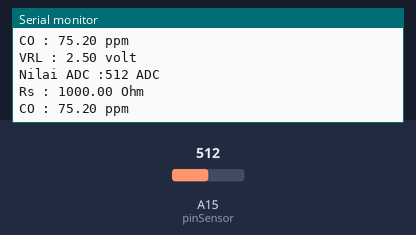
Bench run of a sketch on a simulated Arduino Mega 2560, built with avr-gcc and run on an emulated ATmega2560. On the bench: the last lines printed to the serial monitor. The inputs (shaded band) are chosen by the test bench; at power-on: A15 (pinSensor) = 512.

Above: at 3.8 s.
3.9 s: A15 (pinSensor) set to 0
At 6.6 s:
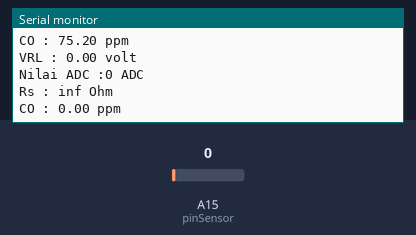
10.5 s: A15 (pinSensor) set to 122
At 12.8 s:
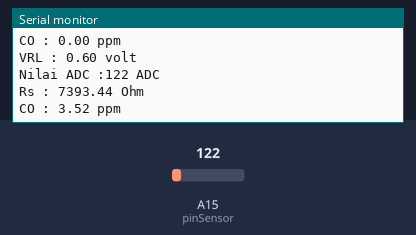
Timing chart, 0 to 14.3 s (numbered marks = the images above; inputs shaded):
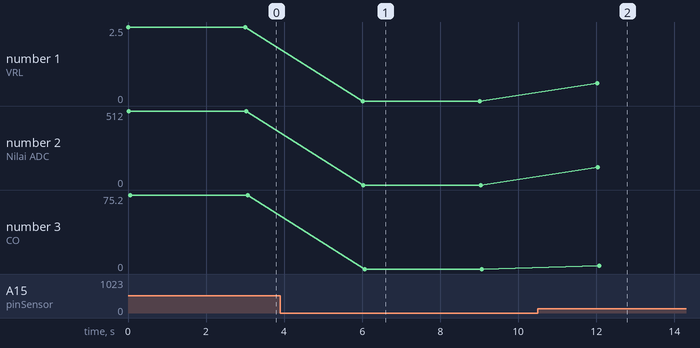

The sketch:

Sketch_CO.ino
```cpp
#define pinSensor A15 // mendefinisikan bahwa pin yang digunakan
                     // untuk membaca sensor adalah pin A0
int sensorvalue;

void setup()
{
 Serial.begin(9600);
}

long RL = 1000; // 1000 Ohm
long Ro = 830; // 830 ohm ( SILAHKAN DISESUAIKAN)

void loop()
{
 sensorvalue = analogRead(pinSensor); // membaca nilai ADC dari sensor
 float VRL= sensorvalue*5.00/1024;  // mengubah nilai ADC ( 0 - 1023 ) menjadi nilai voltase ( 0 - 5.00 volt )
 Serial.print("VRL : ");
 Serial.print(VRL);
 Serial.println(" volt");
 Serial.print("Nilai ADC :");
 Serial.print(sensorvalue);
 Serial.println(" ADC");

 float Rs = ( 5.00 * RL / VRL ) - RL;
 Serial.print("Rs : ");
 Serial.print(Rs);
 Serial.println(" Ohm");

 float ppm = 100 * pow(Rs / Ro,-1.53); // ppm = 100 * ((rs/ro)^-1.53);
 Serial.print("CO : ");
 Serial.print(ppm);
 Serial.println(" ppm");

 Serial.println();
 delay(3000);
}
```

Measured:
- after the input at 3.9 s, the serial monitor: prints a new line after 2.1 s (image 1)
- after the input at 10.5 s, the serial monitor: prints a new line after 1.5 s (image 2)
- plotted number 1: 2.5 → 0 after the input at 3.9 s, 0 → 0.6 after the input at 10.5 s
- plotted number 2: 512 → 0 after the input at 3.9 s, 0 → 122 after the input at 10.5 s
- plotted number 3: 75.2 → 0 after the input at 3.9 s, 0 → 3.52 after the input at 10.5 s
